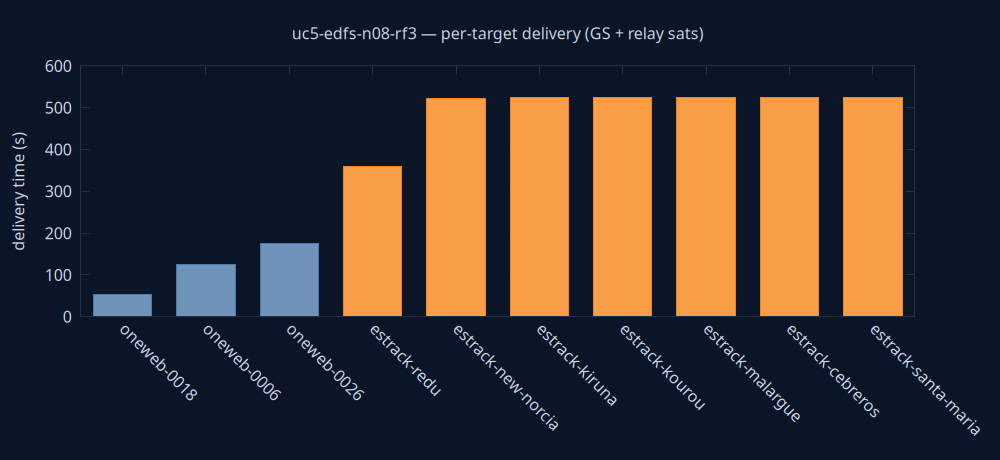

The script that saved this image:
set terminal pngcairo size 1000,460 background rgb '#0a1628'
set output 'delivery.png'
set style fill solid 0.8
set boxwidth 0.7 relative
set border lc rgb '#22304a'
set grid ytics lc rgb '#22304a'
set yrange [0:*]
set ylabel 'delivery time (s)' textcolor rgb '#cdd7ea'
set xtics rotate by -45 textcolor rgb '#cdd7ea'
set ytics textcolor rgb '#cdd7ea'
set title 'uc5-edfs-n08-rf3 — per-target delivery (GS + relay sats)' textcolor rgb '#cdd7ea'
plot 'delivery.dat' using 0:2:3:xtic(1) with boxes lc rgb variable notitle
